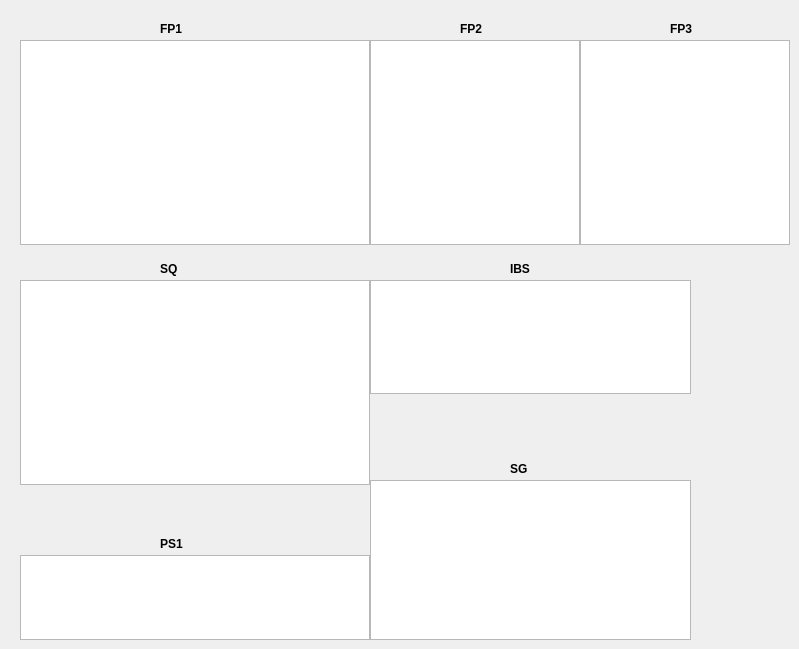
        <widget class="QWidget" name="tab_fp_sq">
         <attribute name="title">
          <string>                                                                        FP-SQ                                                                    </string>
         </attribute>
         <widget class="QTableView" name="tv_FP1">
          <property name="geometry">
           <rect>
            <x>20</x>
            <y>40</y>
            <width>350</width>
            <height>205</height>
           </rect>
          </property>
          <property name="sizePolicy">
           <sizepolicy hsizetype="Expanding" vsizetype="Expanding">
            <horstretch>0</horstretch>
            <verstretch>0</verstretch>
           </sizepolicy>
          </property>
         </widget>
         <widget class="QTableView" name="tv_FP2">
          <property name="geometry">
           <rect>
            <x>370</x>
            <y>40</y>
            <width>210</width>
            <height>205</height>
           </rect>
          </property>
         </widget>
         <widget class="QTableView" name="tv_FP3">
          <property name="geometry">
           <rect>
            <x>580</x>
            <y>40</y>
            <width>210</width>
            <height>205</height>
           </rect>
          </property>
         </widget>
         <widget class="QTableView" name="tv_SQ">
          <property name="geometry">
           <rect>
            <x>20</x>
            <y>280</y>
            <width>350</width>
            <height>205</height>
           </rect>
          </property>
         </widget>
         <widget class="QTableView" name="tv_PS1">
          <property name="geometry">
           <rect>
            <x>20</x>
            <y>555</y>
            <width>350</width>
            <height>85</height>
           </rect>
          </property>
         </widget>
         <widget class="QTableView" name="tv_IBS">
          <property name="geometry">
           <rect>
            <x>370</x>
            <y>280</y>
            <width>321</width>
            <height>114</height>
           </rect>
          </property>
         </widget>
         <widget class="QTableView" name="tv_SG">
          <property name="geometry">
           <rect>
            <x>370</x>
            <y>480</y>
            <width>321</width>
            <height>160</height>
           </rect>
          </property>
         </widget>
         <widget class="QLabel" name="label_FP1">
          <property name="geometry">
           <rect>
            <x>160</x>
            <y>20</y>
            <width>67</width>
            <height>17</height>
           </rect>
          </property>
          <property name="font">
           <font>
            <weight>75</weight>
            <bold>true</bold>
           </font>
          </property>
          <property name="text">
           <string>FP1</string>
          </property>
         </widget>
         <widget class="QLabel" name="label_FP2">
          <property name="geometry">
           <rect>
            <x>460</x>
            <y>20</y>
            <width>67</width>
            <height>17</height>
           </rect>
          </property>
          <property name="font">
           <font>
            <weight>75</weight>
            <bold>true</bold>
           </font>
          </property>
          <property name="text">
           <string>FP2</string>
          </property>
         </widget>
         <widget class="QLabel" name="label_FP3">
          <property name="geometry">
           <rect>
            <x>670</x>
            <y>20</y>
            <width>67</width>
            <height>17</height>
           </rect>
          </property>
          <property name="font">
           <font>
            <weight>75</weight>
            <bold>true</bold>
           </font>
          </property>
          <property name="text">
           <string>FP3</string>
          </property>
         </widget>
         <widget class="QLabel" name="label_FP1_2">
          <property name="geometry">
           <rect>
            <x>160</x>
            <y>260</y>
            <width>67</width>
            <height>17</height>
           </rect>
          </property>
          <property name="font">
           <font>
            <weight>75</weight>
            <bold>true</bold>
           </font>
          </property>
          <property name="text">
           <string>SQ</string>
          </property>
         </widget>
         <widget class="QLabel" name="label_FP1_3">
          <property name="geometry">
           <rect>
            <x>510</x>
            <y>260</y>
            <width>67</width>
            <height>17</height>
           </rect>
          </property>
          <property name="font">
           <font>
            <weight>75</weight>
            <bold>true</bold>
           </font>
          </property>
          <property name="text">
           <string>IBS</string>
          </property>
         </widget>
         <widget class="QLabel" name="label_FP1_4">
          <property name="geometry">
           <rect>
            <x>510</x>
            <y>460</y>
            <width>67</width>
            <height>17</height>
           </rect>
          </property>
          <property name="font">
           <font>
            <weight>75</weight>
            <bold>true</bold>
           </font>
          </property>
          <property name="text">
           <string>SG</string>
          </property>
         </widget>
         <widget class="QLabel" name="label_FP1_5">
          <property name="geometry">
           <rect>
            <x>160</x>
            <y>535</y>
            <width>67</width>
            <height>17</height>
           </rect>
          </property>
          <property name="font">
           <font>
            <weight>75</weight>
            <bold>true</bold>
           </font>
          </property>
          <property name="text">
           <string>PS1</string>
          </property>
         </widget>
        </widget>
